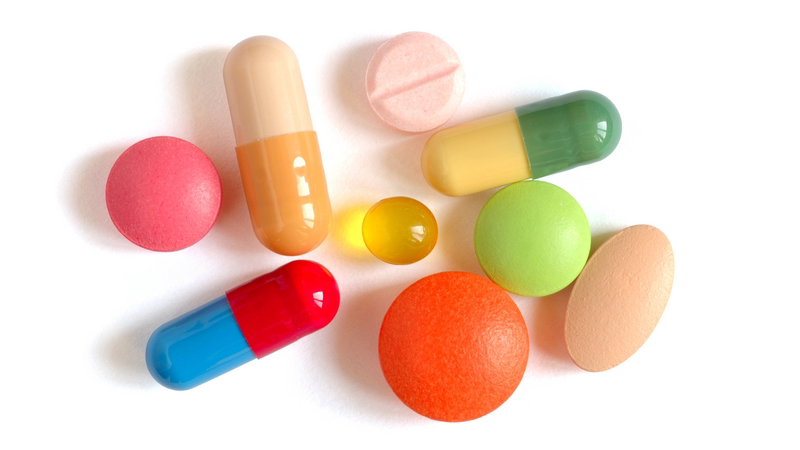
#> input picture pill2.png, 800 x 450 px
$ python test.py
#> lines starting #> are read from the running program, lines starting #| are printed output that depends on the picture; after the words box and inside, x2 and y2 are one past the last pixel; in counts of white or black regions, pixels touching at a corner belong together
import cv2
def nothing(x):
   pass
img = cv2.imread('pill2.png')
#> img is the input picture: shape (450, 800, 3); mean B, G, R 196.2, 211.7, 236.3
img2 = cv2.imread('pill2.png')
gray = cv2.cvtColor(img,cv2.COLOR_BGR2GRAY)
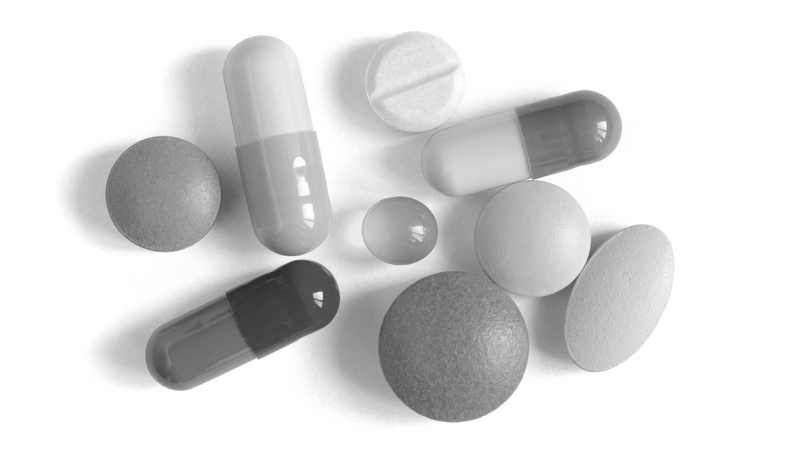
#> gray: shape (450, 800); min 45, max 255, mean 217.3
ret, binary = cv2.threshold(gray,200,255,cv2.THRESH_BINARY)
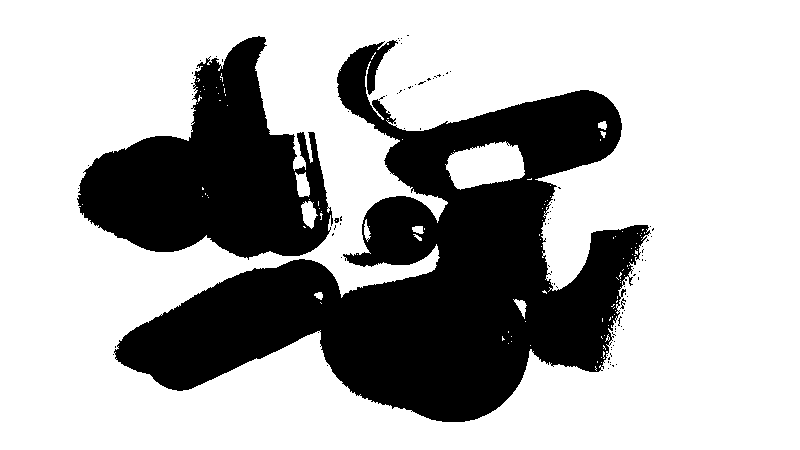
#> binary: shape (450, 800); 69% white; 100 black regions (97 under 20 px)

contours, hierarchy = cv2.findContours(binary,cv2.RETR_TREE,cv2.CHAIN_APPROX_SIMPLE)
#> contours = 292 contours, 278 with area under 20; largest, box (x1, y1, x2, y2) and area: (0, 0, 800, 450) 358751, (113, 39, 651, 423) 85587, (76, 35, 334, 261) 31586, (445, 141, 525, 190) 2624, (301, 201, 318, 229) 259

cv2.imshow("img", img)
cv2.imshow("img2",img)
cv2.createTrackbar('min_value','img',0,255,nothing)
cv2.createTrackbar('max_value','img',0,255,nothing)
while(1):
    cv2.imshow("img", img)
    img[:]=255
#> img: shape (450, 800, 3); every value is 255
    min_value = cv2.getTrackbarPos('min_value', 'img')
    max_value = cv2.getTrackbarPos('max_value', 'img')
    ret, binary = cv2.threshold(gray,min_value,max_value,cv2.THRESH_BINARY)
#> binary: shape (450, 800); every value is 0
#> ret = 0
    contours, hierarchy = cv2.findContours(binary,cv2.RETR_TREE,cv2.CHAIN_APPROX_SIMPLE)
#> contours = []
    cv2.drawContours(img,contours,-1,(0,0,255),3)
    k = cv2.waitKey(37)
#> (key Esc is pressed here)
    if k == 27:
        break
cv2.destroyAllWindows()

$ run again, with pill.jpeg saved as pill2.png
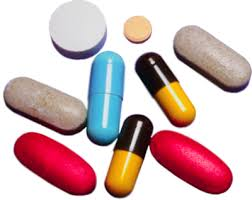
#> input picture pill.jpeg, 252 x 200 px
#> img is the input picture: shape (200, 252, 3); mean B, G, R 183.7, 183.1, 208.4
#> `gray = cv2.cvtColor(img,cv2.COLOR_BGR2GRAY)`:
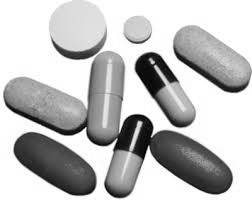
#> gray: shape (200, 252); min 0, max 255, mean 190.7
#> `ret, binary = cv2.threshold(gray,200,255,cv2.THRESH_BINARY)`:
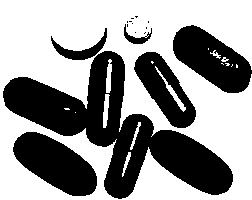
#> binary: shape (200, 252); 58.7% white; 16 black regions (10 under 20 px)
#> `contours, hierarchy = cv2.findContours(binary,cv2.RETR_TREE,cv2.CHAIN_..`: contours = 34 contours, 23 with area under 20; largest, box (x1, y1, x2, y2) and area: (0, 0, 252, 200) 46705, (2, 50, 234, 200) 12392, (12, 131, 98, 197) 3318, (133, 51, 197, 129) 2510, (50, 27, 108, 61) 592
#> img: shape (200, 252, 3); every value is 255
#> ret = 0
#> `contours, hierarchy = cv2.findContours(binary,cv2.RETR_TREE,cv2.CHAIN_..`: contours = []
